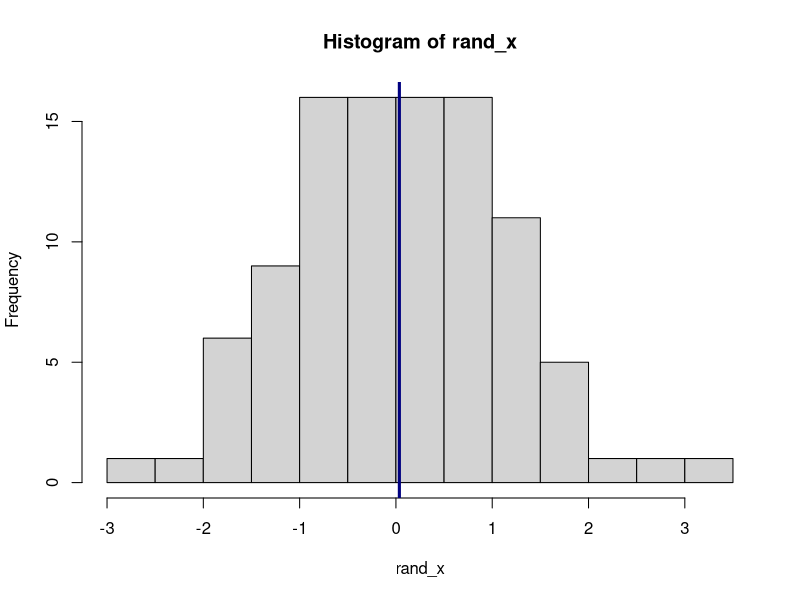

R code for this plot:
## PlotRandom.R
## Author: Gabe DiGiovanni
## Date: 10/6/2021

## Purpose: 
## A function that will generate a random sample
## of iid normal random values
## Then it will plot a histogram with an overlaid mean on the plot

## Inputs:
## numpts = the number of points to generate
## mu = the theoretical mean of the normal distribution
## sigma = standard deviation of the normal distribution
## numbins = the number of bins in the histogram
## meanColor = color for the overlaid mean
## seed = a random number generator seed, using to ensure reproducibility

## Output:
## List with the following elements:
## Random_values = a vector of the generated random 'normal' values
## mean_x = the sample mean of the Random_values
## sd_x = sample standard deviation of Random_values

plotRandomNormals <- function(numpts=100, 
                              mu=0, sigma=1, 
                              numbins=10, 
                              meanColor="navy", 
                              seed=10062021) {
  set.seed(seed)
  rand_x <- rnorm(numpts, mean=mu, sd=sigma)
  mean_x <- mean(rand_x)
  hist(rand_x, breaks=numbins)
  abline(v=mean_x, col=meanColor, lwd=3)
  list(Random_values = rand_x,
       Mean_x = mean_x,
       SD_x = sd(rand_x))
}
plotRandomNormals()
